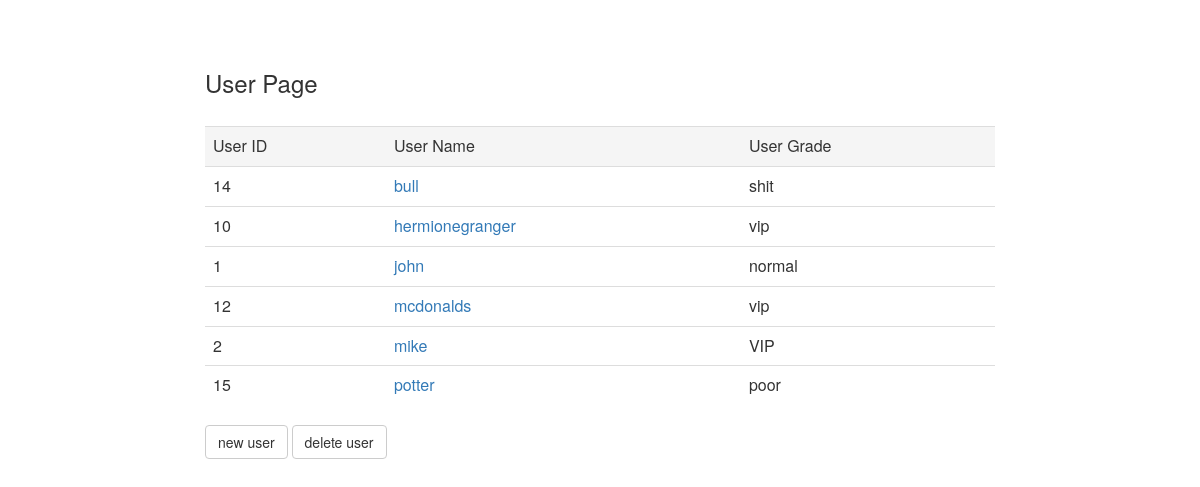
/mainpage/, run on an earlier commit of the app's database.
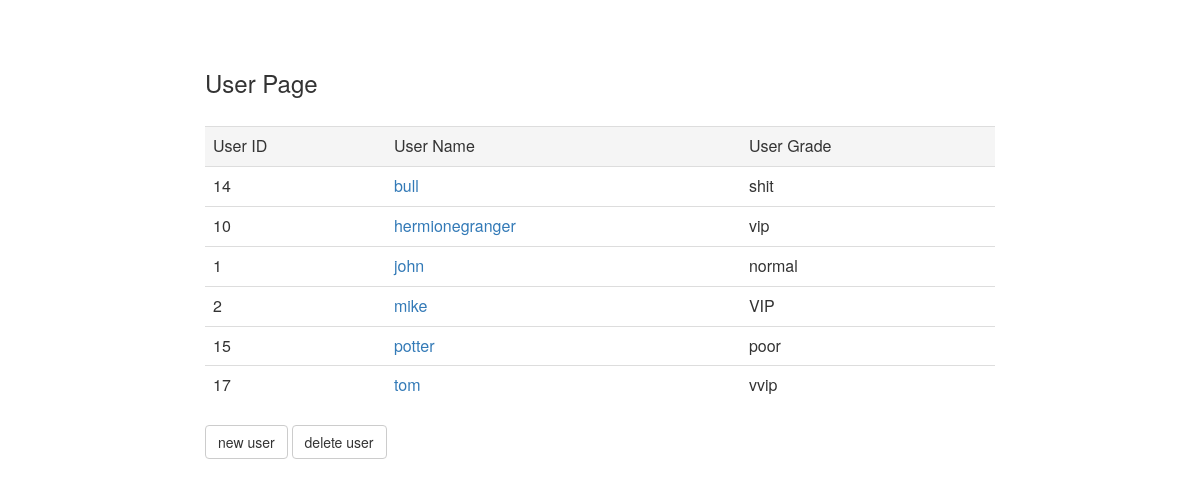
And on a later commit of the database.
### mainpage/models.py (models this page shows, shortened)
class Users(models.Model):
	user_name = models.CharField(max_length=200)
	grade = models.CharField(max_length=200)

### mainpage/views.py (the view)
def index(request):
	users_list = Users.objects.order_by('user_name')
	template = loader.get_template('mainpage/index.html')
	context = {
		'users_list' : users_list,
	}
	return HttpResponse(template.render(context, request))

### mainpage/templates/mainpage/index.html (shortened to what this page needs)
{% load staticfiles %}
<head>
	<link rel="stylesheet" href="https://maxcdn.bootstrapcdn.com/bootstrap/3.3.7/css/bootstrap.min.css">
	<link rel="stylesheet" type="text/css" href="{% static 'css/bootstrap.css' %}"/>
</head>
<body style='padding-top:50px;'>
<div class="row">
  	<div class="col-md-2"></div>
  	<div class="col-md-8">
	<h3>User Page</h3></br>
	<table class="table">
		<tr class="active"><td>User ID</td><td>User Name</td><td>User Grade</td></tr>
		{% if users_list %}
			{% for user in users_list %}
			<tr>
				<td>{{user.id}}</td>
				<td><a href="/mainpage/{{user.id}}/"> {{user.user_name}} </a></td>
				<td>{{user.grade}}</td>
			</tr>
			{% endfor %}
		{% else %}
			<p> no users </p>
		{% endif %}
	</table>
	<a class="btn btn-default" href="/mainpage/user/write/" role="button"> new user </a>
	<a class="btn btn-default" href="/mainpage/delete/user_check/" role="button"> delete user </a>
	</div>
	<div class="col-md-2"></div>
</div>
</body>

What changed in the data, as far as the page shows it:
removed Users: id "12", user_name "mcdonalds", grade "vip"
added Users: id "17", user_name "tom", grade "vvip"
